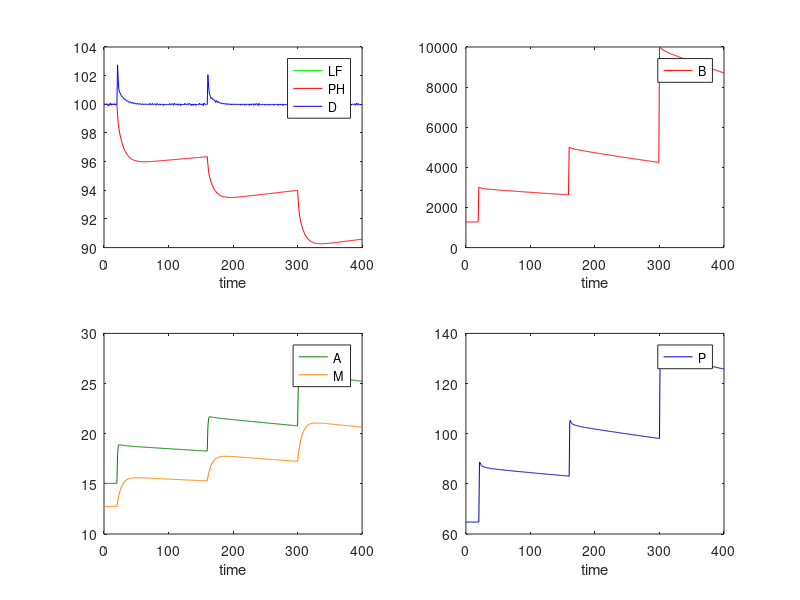

Recreate this plot in MATLAB.
%BMED 6310 Group Project Code 11-6
%Cystic Fibrosis Conditions
function CFcodeODE
CF = 1; %1 means the patient has CF, 0 means no CF
if CF == 1
    y0 = [1278.037, 64.7532, 15.04461, 12.75542, 1713.089, 100, 100, 100];
    % initial conditions: B = y0(1), P = y0(2), A = y0(3), M = y0(4), H = y0(5),
    % D = y0(6), LF = y0(7), and PH = y0(8)
elseif CF == 0
    y0 = [1.383617,6.091615, 2.393149, 1.075577, 2431.41, 100, 100, 100];
end
%AB = 0; %No antibiotic treatment so AB not needed

t0 = 0;
tf = 400;
hr = 1; %hr = step size
t = t0:hr:19;
[~,yode] = ode45(@diffeqs,t,y0);

t2 = 20:hr:159; %reset bacteria (B) at t = 20, 160, and 300
y02 = [3000; yode(end,2); yode(end,3); yode(end,4); yode(end,5); yode(end,6); yode(end,7); yode(end,8)];
[~,yode2] = ode45(@diffeqs,t2,y02);

t3 = 160:hr:299;
y03 = [5000; yode2(end,2); yode2(end,3); yode2(end,4); yode2(end,5); yode2(end,6); yode2(end,7); yode2(end,8)];
[~,yode3] = ode45(@diffeqs,t3,y03);

t4 = 300:hr:tf;
y04 = [10000; yode3(end,2); yode3(end,3); yode3(end,4); yode3(end,5); yode3(end,6); yode3(end,7); yode3(end,8)];
[~,yode4] = ode45(@diffeqs,t4,y04);

tt = t0:hr:tf;
%B = y(1); P = y(2); A = y(3); M = y(4); H = y(5); D = y(6); LF = y(7); PH = y(8);
figure;
subplot(2,2,1);
plot(tt, [yode(:,7); yode2(:,7); yode3(:,7); yode4(:,7)], 'g') %LF
hold on;
plot(tt, [yode(:,8); yode2(:,8); yode3(:,8); yode4(:,8)], 'r') %PH
plot(tt, [yode(:,6); yode2(:,6); yode3(:,6); yode4(:,6)], 'b') %D
hold off;
xlabel('time')
legend('LF','PH','D');
subplot(2,2,2);
plot(tt, [yode(:,1); yode2(:,1); yode3(:,1); yode4(:,1)], 'r') %B
xlabel('time')
legend('B');
subplot(2,2,3);
plot(tt, [yode(:,3); yode2(:,3); yode3(:,3); yode4(:,3)],'color',[0 .5 0]) %A
hold on;
plot(tt, [yode(:,4); yode2(:,4); yode3(:,4); yode4(:,4)],'color',[1 .5 0]) %M
hold off;
xlabel('time')
legend('A','M');
subplot(2,2,4);
plot(tt, [yode(:,2); yode2(:,2); yode3(:,2); yode4(:,2)],'color',[0 0 .7]) %P
xlabel('time')
legend('P');
end

function f = diffeqs(~,y)
CF = 1; %change whether CF is present
if CF == 1
    H0 = 1713.089; %initial H and D (doesn't change throughout)
    D0 = 100;
elseif CF == 0
    H0 = 2431.41;
    D0 = 100;
end
B = y(1); P = y(2); A = y(3); M = y(4); H = y(5); D = y(6); LF = y(7); PH = y(8);
Bp = (((B^0.8)*(M^1.2)) - ((0.8*B^1.2)*(P^0.1)))*(M^-2.4);
Pp = (20*(B^0.2)*(D^0.4)*(A^-0.1))-50*(P^0.5);
Ap = (15*(B^0.1)*(P^0.1))-12*(A^0.5);
Mp = (0.16*(B^0.25)*(2^CF))-0.15*(M^(2-CF));
Hp = 500-40*(H^0.3)*(P^0.2)*(A^(-0.2));
Dp = (40*(H^0.3)*(P^0.2)*(A^-0.2))-5*D;
LFp = 100*((Hp/Dp)/(H0/D0));
PHp = 100*Hp/H0;
f = [Bp;Pp;Ap;Mp;Hp;Dp;LFp;PHp];
end
